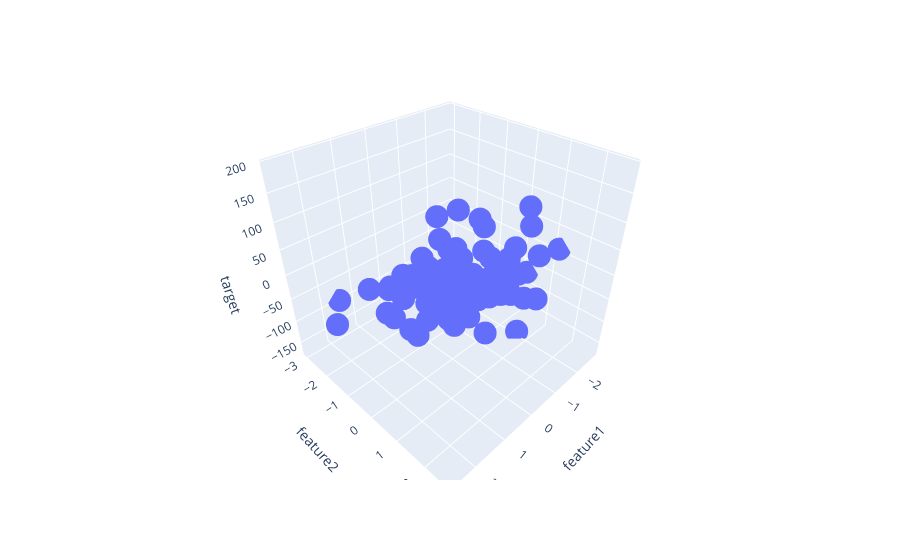

Source (notebook cell):
### Code cell
fig = px.scatter_3d(df, x='feature1', y='feature2', z='target')
fig.show()
